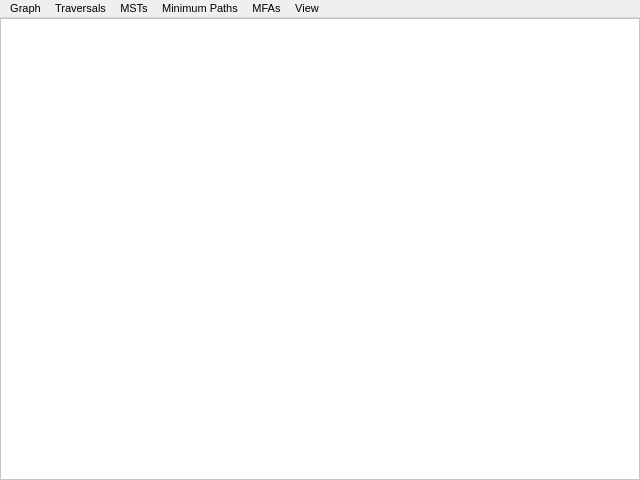
<?xml version="1.0" encoding="UTF-8"?>
<ui version="4.0">
 <class>GraphAppClass</class>
 <widget class="QMainWindow" name="GraphAppClass">
  <property name="geometry">
   <rect>
    <x>0</x>
    <y>0</y>
    <width>640</width>
    <height>480</height>
   </rect>
  </property>
  <property name="minimumSize">
   <size>
    <width>640</width>
    <height>480</height>
   </size>
  </property>
  <property name="windowTitle">
   <string>Graph Visualization Tool</string>
  </property>
  <widget class="QWidget" name="centralWidget">
   <layout class="QGridLayout" name="gridLayout">
    <property name="leftMargin">
     <number>0</number>
    </property>
    <property name="topMargin">
     <number>0</number>
    </property>
    <property name="rightMargin">
     <number>0</number>
    </property>
    <property name="bottomMargin">
     <number>0</number>
    </property>
    <property name="spacing">
     <number>0</number>
    </property>
    <item row="0" column="0" rowspan="2">
     <widget class="Graph" name="graph">
      <property name="styleSheet">
       <string notr="true">background-color: rgb(255, 255, 255);</string>
      </property>
      <property name="verticalScrollBarPolicy">
       <enum>Qt::ScrollBarPolicy::ScrollBarAlwaysOff</enum>
      </property>
      <property name="horizontalScrollBarPolicy">
       <enum>Qt::ScrollBarPolicy::ScrollBarAlwaysOff</enum>
      </property>
      <property name="renderHints">
       <set>QPainter::RenderHint::Antialiasing|QPainter::RenderHint::TextAntialiasing</set>
      </property>
      <property name="transformationAnchor">
       <enum>QGraphicsView::ViewportAnchor::AnchorUnderMouse</enum>
      </property>
      <property name="viewportUpdateMode">
       <enum>QGraphicsView::ViewportUpdateMode::FullViewportUpdate</enum>
      </property>
     </widget>
    </item>
   </layout>
  </widget>
  <widget class="QMenuBar" name="menuBar">
   <property name="geometry">
    <rect>
     <x>0</x>
     <y>0</y>
     <width>640</width>
     <height>20</height>
    </rect>
   </property>
   <property name="maximumSize">
    <size>
     <width>16777215</width>
     <height>32</height>
    </size>
   </property>
   <property name="font">
    <font>
     <pointsize>8</pointsize>
    </font>
   </property>
   <property name="nativeMenuBar">
    <bool>true</bool>
   </property>
   <widget class="QMenu" name="menuGraph">
    <property name="title">
     <string>Graph</string>
    </property>
    <addaction name="actionBuild_Adjacency_List"/>
    <addaction name="actionRandom_Graph"/>
    <addaction name="actionFill_Graph_With_Nodes"/>
    <addaction name="actionReset_Graph"/>
    <addaction name="separator"/>
    <addaction name="actionAllow_Editing"/>
    <addaction name="actionAllow_Loops"/>
    <addaction name="actionOriented_Graph"/>
    <addaction name="separator"/>
    <addaction name="actionSave_Graph"/>
    <addaction name="actionLoad_Graph"/>
    <addaction name="separator"/>
    <addaction name="actionInverted_Graph_2"/>
    <addaction name="separator"/>
    <addaction name="actionChange_Scene_Dimensions"/>
    <addaction name="action_Custom_Load_Map"/>
   </widget>
   <widget class="QMenu" name="menuView">
    <property name="title">
     <string>View</string>
    </property>
    <addaction name="actionDraw_Nodes"/>
    <addaction name="actionDraw_Edges"/>
    <addaction name="actionIncrease_Edge_Thickness"/>
    <addaction name="actionDecrease_Edge_Thickness"/>
    <addaction name="actionRefresh_Edges_Cache"/>
    <addaction name="actionDraw_Quad_Trees"/>
    <addaction name="actionCenter_on_Node"/>
    <addaction name="actionToggle_Light_Dark_Mode"/>
   </widget>
   <widget class="QMenu" name="menuTraversals">
    <property name="title">
     <string>Traversals</string>
    </property>
    <addaction name="actionGeneric"/>
    <addaction name="actionGeneric_Total_Traversal_2"/>
    <addaction name="separator"/>
    <addaction name="actionPath"/>
    <addaction name="separator"/>
    <addaction name="actionBreadth_Traversal_2"/>
    <addaction name="actionDepth_Traversal_2"/>
    <addaction name="actionDepth_Total_Traversal_2"/>
    <addaction name="separator"/>
    <addaction name="actionTopological_Sort"/>
    <addaction name="actionConnected_Components_2"/>
    <addaction name="actionStrongly_Connected_Components_2"/>
   </widget>
   <widget class="QMenu" name="menuMST">
    <property name="title">
     <string>MSTs</string>
    </property>
    <addaction name="actionGeneric_2"/>
    <addaction name="actionPrim"/>
    <addaction name="actionKruskal_s_Algorithm"/>
    <addaction name="actionBoruvka_s_Algorithm"/>
   </widget>
   <widget class="QMenu" name="menuPaths">
    <property name="title">
     <string>Minimum Paths</string>
    </property>
    <addaction name="actionFloyd_Warshall"/>
    <addaction name="actionFloyd_Warshall_Path_Reconstruction"/>
   </widget>
   <widget class="QMenu" name="menuMFAs">
    <property name="title">
     <string>MFAs</string>
    </property>
    <addaction name="actionFord_Fulkerson_s_Algorithm"/>
   </widget>
   <addaction name="menuGraph"/>
   <addaction name="menuTraversals"/>
   <addaction name="menuMST"/>
   <addaction name="menuPaths"/>
   <addaction name="menuMFAs"/>
   <addaction name="menuView"/>
  </widget>
  <action name="actionGenericTraversal">
   <property name="text">
    <string>Generic Traversal</string>
   </property>
  </action>
  <action name="actionGeneric_Total_Traversal">
   <property name="text">
    <string>Generic Total Traversal</string>
   </property>
  </action>
  <action name="actionPath_s_y">
   <property name="text">
    <string>Path(s, y)</string>
   </property>
  </action>
  <action name="actionComplete_Graph">
   <property name="text">
    <string>Complete Graph</string>
   </property>
  </action>
  <action name="actionRandom_Graph">
   <property name="text">
    <string>Random Adjacency List</string>
   </property>
  </action>
  <action name="actionBreadth_Traversal">
   <property name="text">
    <string>Breadth Traversal</string>
   </property>
  </action>
  <action name="actionDepth_Traversal">
   <property name="text">
    <string>Depth Traversal</string>
   </property>
  </action>
  <action name="actionReset_Graph">
   <property name="text">
    <string>Reset Graph</string>
   </property>
   <property name="shortcut">
    <string>Home</string>
   </property>
  </action>
  <action name="actionAnimations">
   <property name="checkable">
    <bool>true</bool>
   </property>
   <property name="checked">
    <bool>true</bool>
   </property>
   <property name="text">
    <string>Animations</string>
   </property>
  </action>
  <action name="actionAllow_Loops">
   <property name="checkable">
    <bool>true</bool>
   </property>
   <property name="text">
    <string>Allow Loops</string>
   </property>
  </action>
  <action name="actionOriented_Graph">
   <property name="checkable">
    <bool>true</bool>
   </property>
   <property name="checked">
    <bool>true</bool>
   </property>
   <property name="text">
    <string>Oriented Graph</string>
   </property>
  </action>
  <action name="actionConnected_Components">
   <property name="text">
    <string>Connected Components</string>
   </property>
  </action>
  <action name="actionInverted_Graph">
   <property name="text">
    <string>Inverted Graph</string>
   </property>
  </action>
  <action name="actionDepth_Total_Traversal">
   <property name="text">
    <string>Depth Total Traversal</string>
   </property>
  </action>
  <action name="actionStrongly_Connected_Components">
   <property name="text">
    <string>Strongly Connected Components</string>
   </property>
  </action>
  <action name="actionFill_Graph_With_Nodes">
   <property name="text">
    <string>Fill Graph with Nodes</string>
   </property>
  </action>
  <action name="action_Custom_Load_Map">
   <property name="text">
    <string>Load PBF</string>
   </property>
  </action>
  <action name="actionAllow_Editing">
   <property name="checkable">
    <bool>true</bool>
   </property>
   <property name="checked">
    <bool>true</bool>
   </property>
   <property name="text">
    <string>Allow Editing</string>
   </property>
  </action>
  <action name="actionDraw_Nodes">
   <property name="checkable">
    <bool>true</bool>
   </property>
   <property name="checked">
    <bool>true</bool>
   </property>
   <property name="text">
    <string>Draw Nodes</string>
   </property>
   <property name="shortcut">
    <string>N</string>
   </property>
  </action>
  <action name="actionDraw_Edges">
   <property name="checkable">
    <bool>true</bool>
   </property>
   <property name="checked">
    <bool>true</bool>
   </property>
   <property name="text">
    <string>Draw Edges</string>
   </property>
   <property name="shortcut">
    <string>E</string>
   </property>
  </action>
  <action name="actionDraw_Quad_Trees">
   <property name="checkable">
    <bool>true</bool>
   </property>
   <property name="checked">
    <bool>false</bool>
   </property>
   <property name="text">
    <string>Draw Quad Trees</string>
   </property>
  </action>
  <action name="actionBuild_Full_Edge_Cache">
   <property name="text">
    <string>Build Full Edge Cache</string>
   </property>
   <property name="shortcut">
    <string>Shift+F5</string>
   </property>
  </action>
  <action name="actionDijkstra_s_algorithm">
   <property name="text">
    <string>Dijkstra's algorithm</string>
   </property>
  </action>
  <action name="actionToggle_Light_Dark_Mode">
   <property name="text">
    <string>Toggle Light/Dark Mode</string>
   </property>
   <property name="shortcut">
    <string>D</string>
   </property>
  </action>
  <action name="actionCenter_on_Node">
   <property name="text">
    <string>Center on Node</string>
   </property>
   <property name="shortcut">
    <string>G</string>
   </property>
  </action>
  <action name="actionBuild_Visible_Edge_Cache">
   <property name="text">
    <string>Build Edge Cache</string>
   </property>
   <property name="shortcut">
    <string>F5</string>
   </property>
  </action>
  <action name="actionBuild_Adjacency_List">
   <property name="text">
    <string>Adjacency List Builder</string>
   </property>
   <property name="shortcut">
    <string>A</string>
   </property>
  </action>
  <action name="actionChange_Scene_Dimensions">
   <property name="text">
    <string>Change Scene Dimensions</string>
   </property>
   <property name="shortcut">
    <string>S</string>
   </property>
  </action>
  <action name="actionSave_Graph">
   <property name="text">
    <string>Save Graph</string>
   </property>
   <property name="shortcut">
    <string>Ctrl+S</string>
   </property>
  </action>
  <action name="actionLoad_Graph">
   <property name="text">
    <string>Load Graph</string>
   </property>
   <property name="shortcut">
    <string>Ctrl+O</string>
   </property>
  </action>
  <action name="actionGeneric">
   <property name="text">
    <string>Generic Traversal</string>
   </property>
  </action>
  <action name="actionInverted_Graph_2">
   <property name="text">
    <string>Inverted Graph</string>
   </property>
  </action>
  <action name="actionGeneric_Total_Traversal_2">
   <property name="text">
    <string>Generic Total Traversal</string>
   </property>
  </action>
  <action name="actionPath">
   <property name="text">
    <string>Path Reconstruction</string>
   </property>
  </action>
  <action name="actionBreadth_Traversal_2">
   <property name="text">
    <string>Breadth Traversal</string>
   </property>
  </action>
  <action name="actionDepth_Traversal_2">
   <property name="text">
    <string>Depth Traversal</string>
   </property>
  </action>
  <action name="actionDepth_Total_Traversal_2">
   <property name="text">
    <string>Depth Total Traversal</string>
   </property>
  </action>
  <action name="actionTopological_Sort">
   <property name="text">
    <string>Topological Sort</string>
   </property>
  </action>
  <action name="actionConnected_Components_2">
   <property name="text">
    <string>Connected Components</string>
   </property>
  </action>
  <action name="actionStrongly_Connected_Components_2">
   <property name="text">
    <string>Strongly Connected Components</string>
   </property>
  </action>
  <action name="actionRefresh_Edges_Cache">
   <property name="text">
    <string>Refresh Edge Cache</string>
   </property>
   <property name="shortcut">
    <string>F5</string>
   </property>
  </action>
  <action name="actionGeneric_2">
   <property name="text">
    <string>Generic Algorithm</string>
   </property>
  </action>
  <action name="actionPrim">
   <property name="text">
    <string>Prim's Algorithm</string>
   </property>
  </action>
  <action name="actionKruskal_s_Algorithm">
   <property name="text">
    <string>Kruskal's Algorithm</string>
   </property>
  </action>
  <action name="actionBoruvka_s_Algorithm">
   <property name="text">
    <string>Boruvka's Algorithm</string>
   </property>
  </action>
  <action name="actionHomework">
   <property name="text">
    <string>Homework</string>
   </property>
  </action>
  <action name="actionFloyd_Warshall">
   <property name="text">
    <string>Floyd-Warshall</string>
   </property>
  </action>
  <action name="actionFloyd_Warshall_Path_Reconstruction">
   <property name="text">
    <string>Floyd-Warshall Path Reconstruction</string>
   </property>
  </action>
  <action name="actionFord_Fulkerson_s_Algorithm">
   <property name="text">
    <string>Ford-Fulkerson Algorithm</string>
   </property>
  </action>
  <action name="actionIncrease_Edge_Thickness">
   <property name="text">
    <string>Increase Edge Thickness</string>
   </property>
   <property name="shortcut">
    <string>=</string>
   </property>
  </action>
  <action name="actionDecrease_Edge_Thickness">
   <property name="text">
    <string>Decrease Edge Thickness</string>
   </property>
   <property name="shortcut">
    <string>-</string>
   </property>
  </action>
 </widget>
 <layoutdefault spacing="6" margin="11"/>
 <customwidgets>
  <customwidget>
   <class>Graph</class>
   <extends>QGraphicsView</extends>
   <header>../graph/Graph.h</header>
  </customwidget>
 </customwidgets>
 <resources/>
 <connections/>
</ui>
